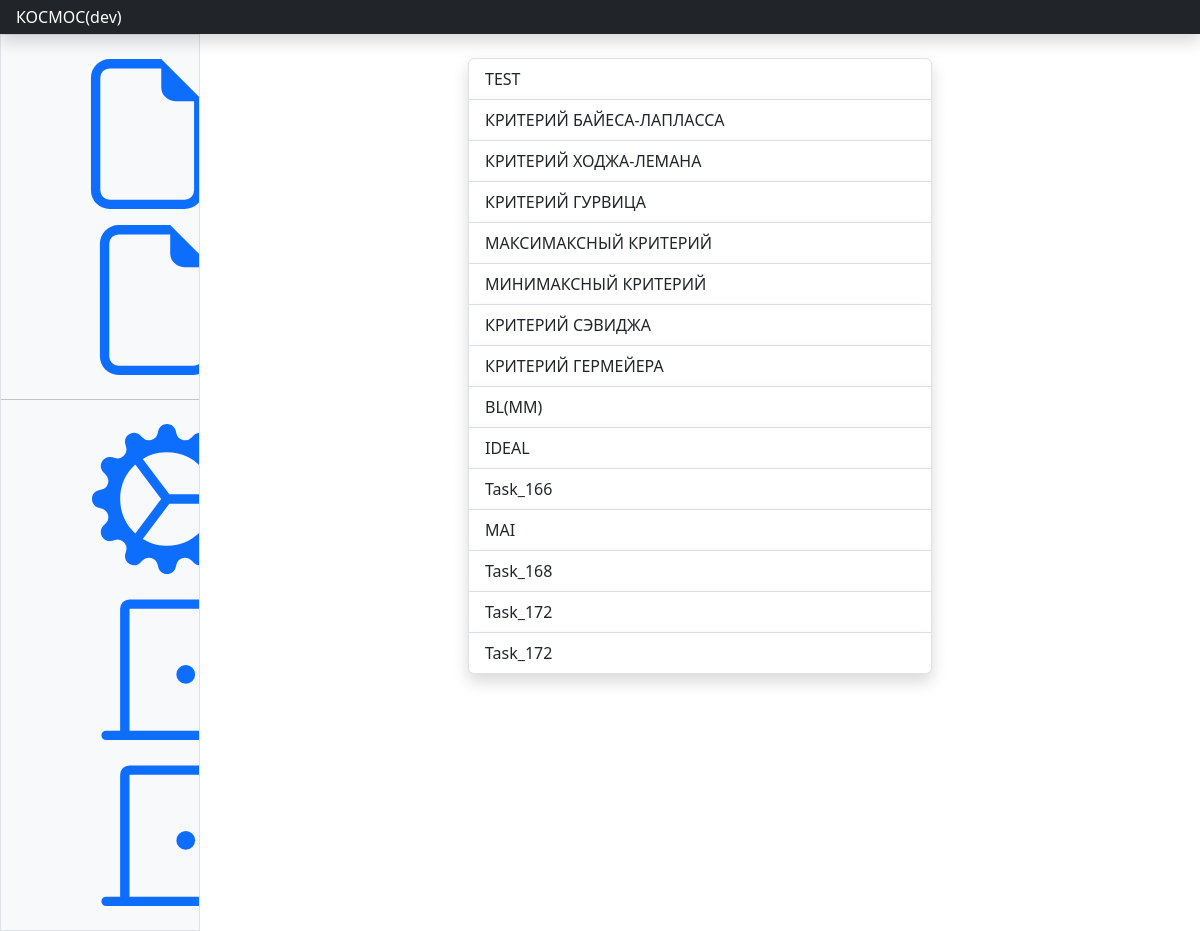
/ (signed in), run on the app's committed database.
### products/models.py (models this page shows, shortened)
class Task(models.Model):
    user = models.ForeignKey(User, verbose_name='Пользователь', on_delete=models.PROTECT)
    name = models.CharField(max_length=150)
    result = models.JSONField(default=dict, blank=True)
    methods = models.ManyToManyField(Method)
    aux_params = models.JSONField(default=dict, blank=True)
    changed = models.BooleanField(default=False)
    enable_normalization = models.BooleanField(default=False)
    use_normalized = models.BooleanField(default=False)

### products/views.py (the view)
# urls.py: path('', tasks, name='list_tasks'),
def tasks(request):
    if not request.user.is_authenticated:
        return redirect('products:login_view')
    else:
        tasks = list()
        if request.user.is_active:
            if request.user.is_superuser:
                tasks = Task.objects.filter()
            else:
                tasks = Task.objects.filter(user=request.user)
        return render(request, "tasks/tasks.html", {'tasks': tasks})

### templates/tasks/tasks.html
{% extends "main.html" %}
{% block content %}
<div class="container-fluid">
    <div class="row justify-content-md-center">
        <div class="col-md-6">
            <div class="list-group ">
                {% for task in tasks %}
                <a href="{% url 'products:task' task.id %}" class="list-group-item list-group-item-action shadow">{{ task.name }}</a>
                {% endfor %}
            </div>
        </div>
    </div>
</div>
{% endblock content %}

### templates/main.html (shortened to what this page needs)
{% extends "base.html" %}
{% block main %}
<header class="navbar sticky-top bg-dark flex-md-nowrap p-0 shadow" data-bs-theme="dark">
    <a class="navbar-brand col-md-3 col-lg-2 me-0 px-3 fs-6 text-white" href="/">КОСМОС({{ user }})</a>
</header>
<div class="container-fluid">
    <div class="row">
        <div class="sidebar border border-right col-md-3 col-lg-2 p-0 bg-body-tertiary">
            <div class="offcanvas-md offcanvas-end bg-body-tertiary" tabindex="-1" id="sidebarMenu" aria-labelledby="sidebarMenuLabel">
                <div class="offcanvas-body d-md-flex flex-column p-0 pt-lg-3 overflow-y-auto">
                    <ul class="nav flex-column">
                        <li class="nav-item"><a class="nav-link d-flex align-items-center gap-2" href="{% url 'products:add_task' %}">      <svg class="bi"><use xlink:href="#file-earmark"></use></svg>Добавить задачу</a></li>
                        <li class="nav-item"><a class="nav-link d-flex align-items-center gap-2" href="{% url 'products:list_tasks' %}">    <svg class="bi"><use xlink:href="#file-earmark"></use></svg>Список задач</a></li>
                    </ul>
                    <hr class="my-3">
                    <ul class="nav flex-column mb-auto">
                        <li class="nav-item">
                            <a class="nav-link d-flex align-items-center gap-2" href="#">
                                <svg class="bi">
                                    <use xlink:href="#gear-wide-connected"></use>
                                </svg>
                            </a>
                        </li>
                        <li class="nav-item">
                            <a class="nav-link d-flex align-items-center gap-2" href="/logout/">
                                <svg class="bi">
                                    <use xlink:href="#door-closed"></use>
                                </svg>
                            </a>
                            <form action="{% url 'logout' %}" method="post">
                                <button type="submit" class="nav-link d-flex align-items-center gap-2"><svg class="bi">
                                    <use xlink:href="#door-closed"></use>
                                </svg>Выход</button>
                            </form>
                        </li>
                    </ul>
                </div>
            </div>
        </div>
        <main class="col-md-9 ms-sm-auto col-lg-10 px-md-4">
            <div class="my-4 w-100">
                <div class="row">
                    {% block content %}{% endblock %}
                </div>
            </div>
        </main>
    </div>
</div>
{% endblock main %}

### templates/base.html (style rules this page uses)
.bi { vertical-align: -.125em; fill: currentColor; }

### data on the page
Task: name "TEST"
Task: name "КРИТЕРИЙ БАЙЕСА-ЛАПЛАССА"
Task: name "КРИТЕРИЙ ХОДЖА-ЛЕМАНА"
Task: name "КРИТЕРИЙ ГУРВИЦА"
Task: name "МАКСИМАКСНЫЙ КРИТЕРИЙ"
Task: name "МИНИМАКСНЫЙ КРИТЕРИЙ"
Task: name "КРИТЕРИЙ СЭВИДЖА"
Task: name "КРИТЕРИЙ ГЕРМЕЙЕРА"
Task: name "BL(MM)"
Task: name "IDEAL"
Task: name "Task_166"
Task: name "MAI"
Task: name "Task_168"
Task: name "Task_172"
Task: name "Task_172"

### other printed values
{{ user }} "dev"
